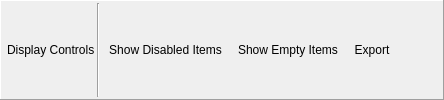
    <widget class="QFrame" name="toolbar">
     <property name="frameShape">
      <enum>QFrame::Panel</enum>
     </property>
     <property name="frameShadow">
      <enum>QFrame::Raised</enum>
     </property>
     <layout class="QHBoxLayout" name="toolbarLayout">
      <property name="spacing">
       <number>2</number>
      </property>
      <property name="leftMargin">
       <number>6</number>
      </property>
      <property name="topMargin">
       <number>2</number>
      </property>
      <property name="rightMargin">
       <number>6</number>
      </property>
      <property name="bottomMargin">
       <number>2</number>
      </property>
      <item>
       <widget class="QLabel" name="controlsLabel">
        <property name="text">
         <string>Display Controls</string>
        </property>
        <property name="margin">
         <number>4</number>
        </property>
       </widget>
      </item>
      <item>
       <widget class="Line" name="controlsLine">
        <property name="orientation">
         <enum>Qt::Vertical</enum>
        </property>
       </widget>
      </item>
      <item>
       <widget class="QToolButton" name="showDisabled">
        <property name="toolTip">
         <string>Show Disabled Items</string>
        </property>
        <property name="text">
         <string>Show Disabled Items</string>
        </property>
        <property name="icon">
         <iconset resource="../../Resources/resources.qrc">
          <normaloff>:/page_white_delete.png</normaloff>:/page_white_delete.png</iconset>
        </property>
        <property name="checkable">
         <bool>true</bool>
        </property>
        <property name="toolButtonStyle">
         <enum>Qt::ToolButtonTextBesideIcon</enum>
        </property>
        <property name="autoRaise">
         <bool>true</bool>
        </property>
       </widget>
      </item>
      <item>
       <widget class="QToolButton" name="showEmpty">
        <property name="toolTip">
         <string>Show Empty Items</string>
        </property>
        <property name="text">
         <string>Show Empty Items</string>
        </property>
        <property name="icon">
         <iconset resource="../../Resources/resources.qrc">
          <normaloff>:/page_white_database.png</normaloff>:/page_white_database.png</iconset>
        </property>
        <property name="checkable">
         <bool>true</bool>
        </property>
        <property name="toolButtonStyle">
         <enum>Qt::ToolButtonTextBesideIcon</enum>
        </property>
        <property name="autoRaise">
         <bool>true</bool>
        </property>
       </widget>
      </item>
      <item>
       <widget class="QToolButton" name="exportHTML">
        <property name="toolTip">
         <string>Export the current pipeline state to an HTML file</string>
        </property>
        <property name="text">
         <string>Export</string>
        </property>
        <property name="icon">
         <iconset resource="../../Resources/resources.qrc">
          <normaloff>:/save.png</normaloff>:/save.png</iconset>
        </property>
        <property name="checkable">
         <bool>false</bool>
        </property>
        <property name="toolButtonStyle">
         <enum>Qt::ToolButtonTextBesideIcon</enum>
        </property>
        <property name="autoRaise">
         <bool>true</bool>
        </property>
       </widget>
      </item>
      <item>
       <spacer name="horizontalSpacer">
        <property name="orientation">
         <enum>Qt::Horizontal</enum>
        </property>
        <property name="sizeHint" stdset="0">
         <size>
          <width>40</width>
          <height>20</height>
         </size>
        </property>
       </spacer>
      </item>
     </layout>
    </widget>
